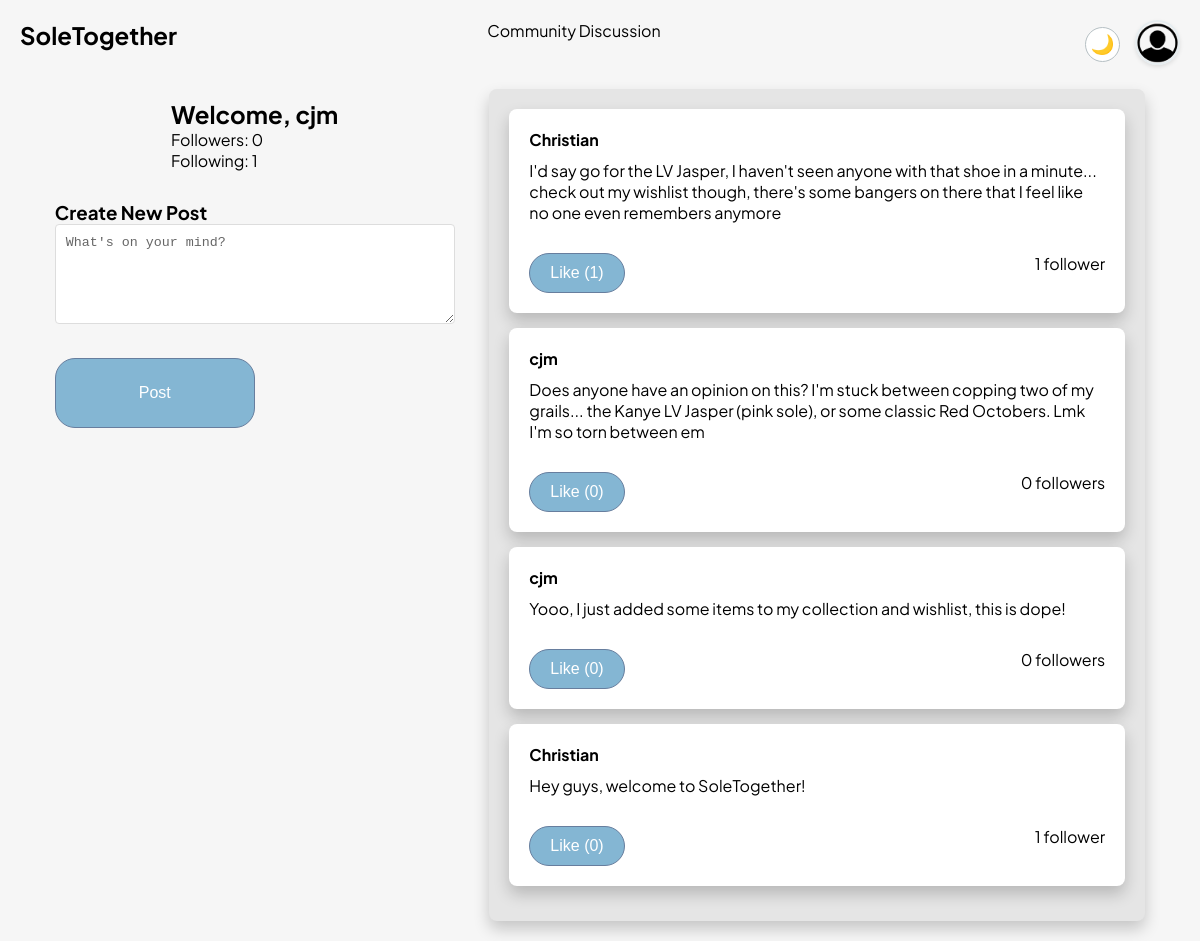
/discussion (signed in), run on the app's committed database.
### tables this page shows
CREATE TABLE DiscussionEntry (
    DiscussionEntryID INTEGER PRIMARY KEY AUTOINCREMENT,
    Body TEXT,
    Username TEXT NOT NULL,
    Likes INT DEFAULT 0,
    FOREIGN KEY (Username) REFERENCES Client(Username)
);

### main.py (the view)
@app.route('/discussion', methods=['GET'])
def view_discussion():
    if 'username' not in session:
        return redirect(url_for('login'))
    conn = get_db()
    dbCursor = conn.cursor()
    entries = logic.get_discussion_entries(dbCursor)
    user_stats = logic.get_user_stats(dbCursor, session['username'])
    return render_template(
        'discussion.html',
        entries=entries,
        current_user=session['username'],
        user_stats=user_stats
    )

### logic.py (called while the page is built)
def get_discussion_entries(dbCursor, limit=50):
    query = """
        SELECT de.DiscussionEntryID, de.Body, de.Username, de.Likes,
               COUNT(DISTINCT f.FollowerUsername) as FollowerCount
        FROM DiscussionEntry de
        LEFT JOIN Follows f ON de.Username = f.FollowingUsername
        GROUP BY de.DiscussionEntryID
        ORDER BY de.DiscussionEntryID DESC
        LIMIT ?
    """
    try:
        dbCursor.execute(query, (limit,))
        return dbCursor.fetchall()
    except Exception as e:
        print(f"Error fetching discussion entries: {e}")
        return []

def get_user_stats(dbCursor, username):
    try:
        follower_query = """
            SELECT COUNT(*) FROM Follows
            WHERE FollowingUsername = ?
        """
        dbCursor.execute(follower_query, (username,))
        follower_count = dbCursor.fetchone()[0]
        following_query = """
            SELECT COUNT(*) FROM Follows
            WHERE FollowerUsername = ?
        """
        dbCursor.execute(following_query, (username,))
        following_count = dbCursor.fetchone()[0]
        return {
            'followers': follower_count,
            'following': following_count
        }
    except Exception as e:
        print(f"Error getting user stats: {e}")
        return {'followers': 0, 'following': 0}

### main.py (called while the page is built)
def get_db():
    if 'db' not in g:
        g.db = sqlite3.connect(db_path, check_same_thread=False)
    return g.db

### templates/discussion.html (shortened to what this page needs)
<!DOCTYPE html>
<html>
<head>
    <link rel="stylesheet" href="static/app.css"/>
</head>
<body>
    <div class="top-of-menu">
        <a href="/menu" style="text-decoration: none; color: var(--text-primary);">
            <h2>SoleTogether</h2>
        </a>
        <p>Community Discussion</p>
        <div class="top-right-controls">
            <button id="theme-toggle" class="theme-btn">
                <span id="theme-icon">🌙</span>
            </button>
            <a href="{{ url_for('view_profile', username=session.username) }}">
                <img class="profile-icon" src="{{ url_for('static', filename='prof.jpeg') }}" alt="profile icon" style="cursor: pointer;">
            </a>
        </div>
    </div>
    <div class="discussion-container">
        <div class="left-column">
            <div class="user-stats">
                <h2>Welcome, {{ current_user }}</h2>
                <p>Followers: {{ user_stats.followers }}</p>
                <p>Following: {{ user_stats.following }}</p>
            </div>
            <div class="create-post">
                <h3>Create New Post</h3>
                <form id="postForm" onsubmit="createPost(event)">
                    <textarea name="body" required placeholder="What's on your mind?"></textarea>
                    <button type="submit" class="btn">Post</button>
                </form>
            </div>
        </div>
        <div class="column general-discussion-box">
            <div class="entries">
                {% for entry in entries %}
                <div class="general-discussion-entry entry" data-id="{{ entry[0] }}">
                    <div class="entry-header">
                        <a href="{{ url_for('view_profile', username=entry[2]) }}" style="text-decoration: none; color: var(--text-primary);">
                            <strong>{{ entry[2] }} </strong>
                        </a>
                    </div>
                    <p>{{ entry[1] }}</p>
                    <div class="entry-footer">
                        <button class="btn" onclick="toggleLike('{{entry[0]}}')">
                            Like ({{ entry[3] }})
                        </button>
                        {% if entry[4] == 1 %}
                            <span>{{ entry[4] }} follower</span>
                        {% else %}
                            <span>{{ entry[4] }} followers</span>
                        {% endif %}
                    </div>
                </div>
                {% endfor %}
            </div>
        </div>
    </div>
</body>
</html>

### static/app.css (style rules this page uses)
* { margin: 0; padding: 0; box-sizing: border-box; }
body { margin: 20px; font-family: "Plus Jakarta Sans", sans-serif; font-size: 1rem; background-color: rgb(246, 246, 246); }
html { font-size: 16px; scroll-behavior: smooth; }
.btn { padding: 10px 20px; font-size: 1rem; background-color: rgb(132, 182, 211); color: white; border-radius: 20px; cursor: pointer; border: 1.5px solid rgb(103, 126, 158); margin-top: 20px; }
.top-of-menu { display: flex; justify-content: space-between; margin-bottom: 20px; }
.top-of-menu p { transform: translateX(-57px); }
.profile-icon { border-radius: 10px; height: 40px; width: 40px; }
.discussion-container { display: flex; justify-content: space-between; }
.left-column { display: flex; flex: 1; margin-left: 3%; max-width: fit-content; align-items: center; flex-direction: column; }
.column { display: flex; flex: 1; align-items: center; flex-direction: column; }
.left-column button { width: 200px; height: 70px; }
.general-discussion-box { margin-left: 3%; margin-right: 3%; display: flex; grid-gap: 15px; width: 100%; padding: 20px; background-color: #e5e5e5; border-radius: 8px; box-sizing: border-box; box-shadow: 0px 8px 16px 0px rgba(0, 0, 0, 0.2); }
.general-discussion-entry { padding: 20px; background-color: #ffffff; border-radius: 8px; box-shadow: 0px 8px 16px 0px rgba(0, 0, 0, 0.2); }
.profile-icon { width: 45px; height: 45px; border-radius: 50%; border: 2px solid #e6edf0; box-shadow: 0 2px 4px rgba(0, 0, 0, 0.1); cursor: pointer; transition: transform 0.2s ease; }
:root { --background-primary: rgb(246, 246, 246); --background-secondary: #ffffff; --background-tertiary: #e5e5e5; --text-primary: #000000; --text-secondary: #666666; --accent-color: rgb(132, 182, 211); --border-color: #b6c0c4; --shadow-color: rgba(94, 94, 94, 0.2); --card-background: #ffffff; --card-hover: #f7f7f7; }
body { background-color: var(--background-primary); color: var(--text-primary); }
.top-right-controls { display: flex; align-items: center; gap: 15px; }
.theme-btn { background: none; border: none; cursor: pointer; font-size: 1.2rem; padding: 5px; display: flex; align-items: center; justify-content: center; border-radius: 50%; width: 35px; height: 35px; background-color: var(--background-secondary); border: 1px solid var(--border-color); transition: transform 0.2s ease; }
.general-discussion-box { background-color: var(--background-tertiary); }
.general-discussion-entry { background-color: var(--card-background); }
input, textarea { background-color: var(--card-background); color: var(--text-primary); border-color: var(--border-color); }
input::placeholder, textarea::placeholder { color: var(--text-secondary); }
* { transition: background-color 0.3s ease, color 0.3s ease; }

### templates/discussion.html (style rules this page uses)
.user-stats { margin-bottom: 20px; padding: 10px; }
.create-post { margin-bottom: 20px; }
.create-post textarea { width: 100%; min-height: 100px; margin-bottom: 10px; padding: 10px; border: 1px solid #ddd; border-radius: 4px; }
.entry { margin-bottom: 15px; }
.entry-header { display: flex; justify-content: space-between; align-items: center; margin-bottom: 10px; }
.entry-footer { margin-top: 10px; display: flex; justify-content: space-between; align-items: center; }

### data on the page
DiscussionEntry: Username "Christian", Body "I'd say go for the LV Jasper, I haven't seen anyone with that shoe in a minute... check out my wishlist though, there's some bangers on there that I feel like no one even remembers anymore", Likes "1"
DiscussionEntry: Username "cjm", Body "Does anyone have an opinion on this? I'm stuck between copping two of my grails... the Kanye LV Jasper (pink sole), or some classic Red Octobers. Lmk I'm so torn between em", Likes "0"
DiscussionEntry: Username "cjm", Body "Yooo, I just added some items to my collection and wishlist, this is dope!", Likes "0"
DiscussionEntry: Username "Christian", Body "Hey guys, welcome to SoleTogether!", Likes "0", DiscussionEntryID "1"

### other printed values
{{ current_user }} "cjm"
{{ user_stats.followers }} "0"
{{ user_stats.following }} "1"
